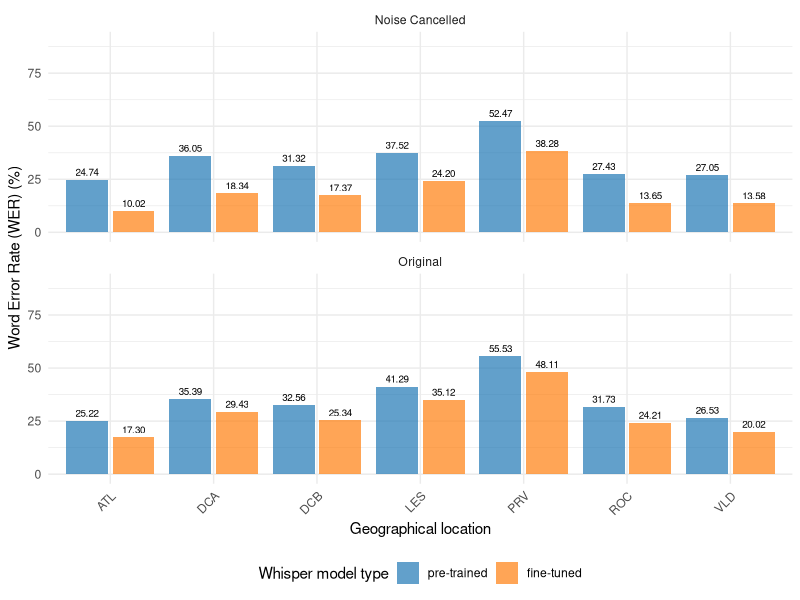
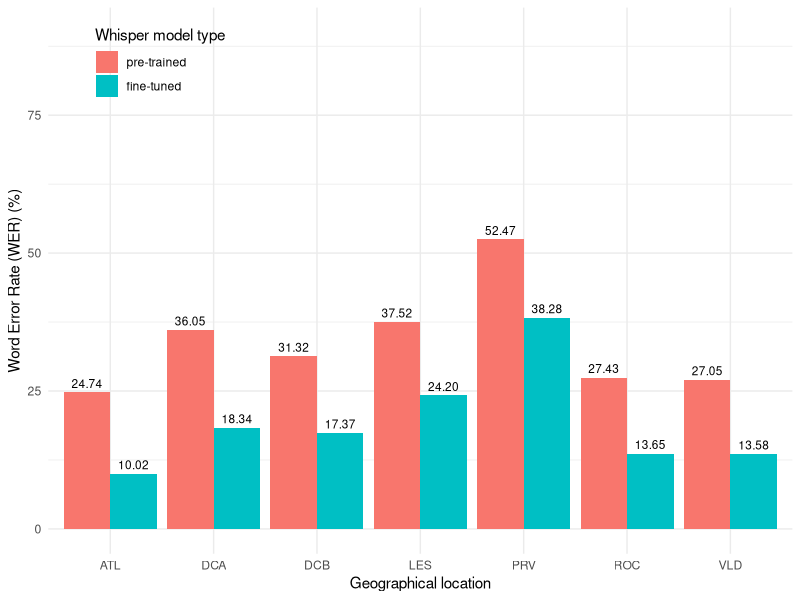
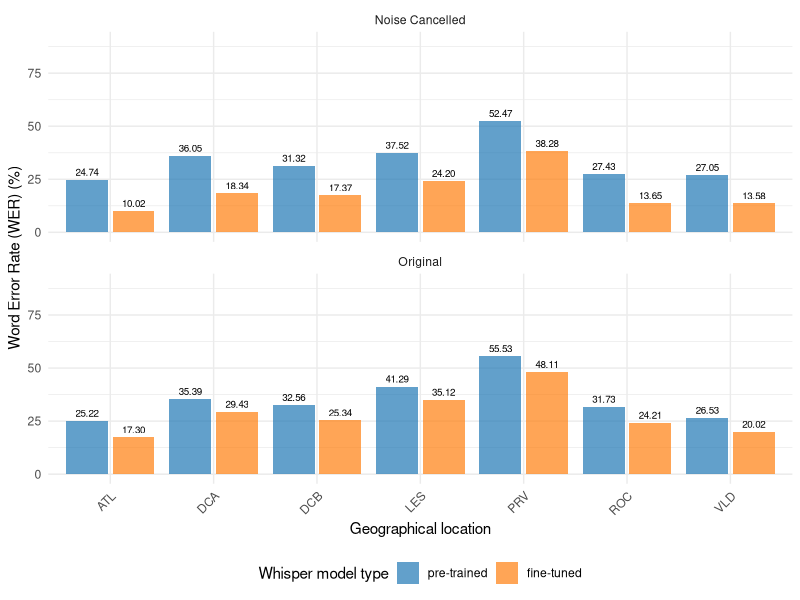

The R script that drew these images, in order:
library(ggplot2)
library(tidyverse)
locs <- c("ATL", "DCA", "DCB", "LES", "PRV", "ROC", "VLD")
wer_values_nr <- c(24.74, 36.05, 31.32, 37.52, 52.47, 27.43, 27.05,
                10.02, 18.34, 17.37, 24.20, 38.28, 13.65, 13.58)
conditions <- rep(c("pre-trained", "fine-tuned"), each = 7)

wer_values <- c(25.22, 35.39, 32.56, 41.29, 55.53, 31.73, 26.53,
                17.30, 29.43, 25.34, 35.12, 48.11, 24.21, 20.02)


whisper_large_nr <- data.frame(
    location = factor(rep(locs, 2), levels = locs),
    wer = as.numeric(wer_values_nr),
    condition = factor(conditions, levels = c("pre-trained", "fine-tuned"))
)

whisper_large_wer <- data.frame(
    location = factor(rep(locs, 2), levels = locs),
    wer = as.numeric(wer_values),
    condition = factor(conditions, levels = c("pre-trained", "fine-tuned"))
)


whisper_combined <- rbind(
    transform(whisper_large_wer, noise_cancellation = "Original"),
    transform(whisper_large_nr, noise_cancellation = "Noise Cancelled")
)

whisper_combined_plot <- ggplot(
    whisper_combined, 
    aes(fill = condition, y = wer, x = location, group = interaction(condition, noise_cancellation))
) +
    geom_bar(position = position_dodge2(width = 0.9, preserve = "single"), stat = "identity", alpha = 0.7) + 
    geom_text(
        aes(label = sprintf("%.2f", wer)),
        position = position_dodge2(width = 0.9, preserve = "single"),
        vjust = -0.5,
        size = 2.5
    ) +
    labs(
        x = "Geographical location",
        y = "Word Error Rate (WER) (%)",
        fill = "Whisper model type"
    ) + 
    scale_fill_manual(values = c("pre-trained" = "#1f77b4", "fine-tuned" = "#ff7f0e")) +
    facet_wrap(~ noise_cancellation, nrow = 2) +
    theme_minimal() +
    ylim(0, 90) +
    theme(
        legend.position = "bottom",
        axis.text.x = element_text(angle = 45, hjust = 1)
    )

whisper_combined_plot
ggsave("whisper_large_wer_nr.png", whisper_combined_plot, dpi = 300)

whisper_large_wer_plot <- ggplot(
    whisper_large_nr, aes(fill=condition, y=wer, x=location)) +
    geom_bar(position="dodge", stat="identity") + 
    geom_text(
        aes(label = sprintf("%.2f", wer)),
        position = position_dodge(width = 0.9),
        vjust = -0.5,
        size = 3) +
    labs(fill = "Condition") +
    # ggtitle("WER on CORAAL Validation Set") +
    labs(
        x = "Geographical location",           # Change x-axis label
        y = "Word Error Rate (WER) (%)", # Change y-axis label
        fill = "Whisper model type",       # Change legend label
    ) + 
    theme_minimal() +
    ylim(0, 90) +
    theme(legend.position = c(0.15, 0.90))
whisper_large_wer_plot
